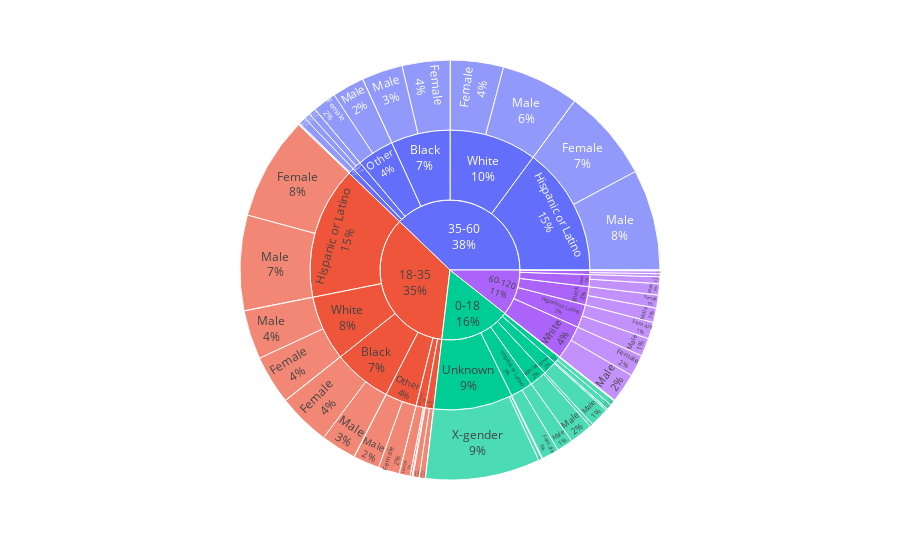

Here is the notebook cell this chart was saved with:
### Code cell
import plotly.express as px

# Tworzenie interaktywnej wizualizacji w stylu kostki OLAP
fig = px.sunburst(combined_df, path=['Vict Age bucket', 'Vict descent', 'Vict sex'], values='count')
fig.update_traces(textinfo='label+percent entry')
fig.show(width=1000, height=1200)  # Ustawienie szerokości na 1000 pikseli i wysokości na 1200 pikseli

### Figure 1 — Plotly figure (JSON) as saved in the notebook; plotly's stock layout.template omitted (floating-point values rounded to 4 significant figures)
{"data": [{"branchvalues": "total", "domain": {"x": [0, 1], "y": [0, 1]}, "hovertemplate": "labels=%{label}<br>count=%{value}<br>parent=%{parent}<br>id=%{id}<extra></extra>", "ids": ["0-18/Asian/Female", "18-35/Asian/Female", "35-60/Asian/Female", "60-120/Asian/Female", "0-18/Black/Female", "18-35/Black/Female", "35-60/Black/Female", "60-120/Black/Female", "0-18/Hispanic or Latino/Female", "18-35/Hispanic or Latino/Female", "35-60/Hispanic or Latino/Female", "60-120/Hispanic or Latino/Female", "0-18/Other/Female", "18-35/Other/Female", "35-60/Other/Female", "60-120/Other/Female", "0-18/Unknown/Female", "18-35/Unknown/Female", "35-60/Unknown/Female", "60-120/Unknown/Female", "0-18/White/Female", "18-35/White/Female", "35-60/White/Female", "60-120/White/Female", "0-18/Asian/Male", "18-35/Asian/Male", "35-60/Asian/Male", "60-120/Asian/Male", "0-18/Black/Male", "18-35/Black/Male", "35-60/Black/Male", "60-120/Black/Male", "0-18/Hispanic or Latino/Male", "18-35/Hispanic or Latino/Male", "35-60/Hispanic or Latino/Male", "60-120/Hispanic or Latino/Male", "0-18/Other/Male", "18-35/Other/Male", "35-60/Other/Male", "60-120/Other/Male", "0-18/Unknown/Male", "18-35/Unknown/Male", "35-60/Unknown/Male", "60-120/Unknown/Male", "0-18/White/Male", "18-35/White/Male", "35-60/White/Male", "60-120/White/Male", "18-35/Asian/X-gender", "18-35/Black/X-gender", "35-60/Black/X-gender", "18-35/Hispanic or Latino/X-gender", "35-60/Hispanic or Latino/X-gender", "18-35/Other/X-gender", "35-60/Other/X-gender", "0-18/Unknown/X-gender", "18-35/Unknown/X-gender", "35-60/Unknown/X-gender", "60-120/Unknown/X-gender", "18-35/White/X-gender", "35-60/White/X-gender", "0-18/Asian", "18-35/Asian", "35-60/Asian", "60-120/Asian", "0-18/Black", "18-35/Black", "35-60/Black", "60-120/Black", "0-18/Hispanic or Latino", "18-35/Hispanic or Latino", "35-60/Hispanic or Latino", "60-120/Hispanic or Latino", "0-18/Other", "18-35/Other", "35-60/Other", "60-120/Other", "0-18/Unknown", "18-35/Unknown", "35-60/Unknown", "60-120/Unknown", "0-18/White", "18-35/White", "35-60/White", "60-120/White", "0-18", "18-35", "35-60", "60-120"], "labels": ["Female", "Female", "Female", "Female", "Female", "Female", "Female", "Female", "Female", "Female", "Female", "Female", "Female", "Female", "Female", "Female", "Female", "Female", "Female", "Female", "Female", "Female", "Female", "Female", "Male", "Male", "Male", "Male", "Male", "Male", "Male", "Male", "Male", "Male", "Male", "Male", "Male", "Male", "Male", "Male", "Male", "Male", "Male", "Male", "Male", "Male", "Male", "Male", "X-gender", "X-gender", "X-gender", "X-gender", "X-gender", "X-gender", "X-gender", "X-gender", "X-gender", "X-gender", "X-gender", "X-gender", "X-gender", "Asian", "Asian", "Asian", "Asian", "Black", "Black", "Black", "Black", "Hispanic or Latino", "Hispanic or Latino", "Hispanic or Latino", "Hispanic or Latino", "Other", "Other", "Other", "Other", "Unknown", "Unknown", "Unknown", "Unknown", "White", "White", "White", "White", "0-18", "18-35", "35-60", "60-120"], "name": "", "parents": ["0-18/Asian", "18-35/Asian", "35-60/Asian", "60-120/Asian", "0-18/Black", "18-35/Black", "35-60/Black", "60-120/Black", "0-18/Hispanic or Latino", "18-35/Hispanic or Latino", "35-60/Hispanic or Latino", "60-120/Hispanic or Latino", "0-18/Other", "18-35/Other", "35-60/Other", "60-120/Other", "0-18/Unknown", "18-35/Unknown", "35-60/Unknown", "60-120/Unknown", "0-18/White", "18-35/White", "35-60/White", "60-120/White", "0-18/Asian", "18-35/Asian", "35-60/Asian", "60-120/Asian", "0-18/Black", "18-35/Black", "35-60/Black", "60-120/Black", "0-18/Hispanic or Latino", "18-35/Hispanic or Latino", "35-60/Hispanic or Latino", "60-120/Hispanic or Latino", "0-18/Other", "18-35/Other", "35-60/Other", "60-120/Other", "0-18/Unknown", "18-35/Unknown", "35-60/Unknown", "60-120/Unknown", "0-18/White", "18-35/White", "35-60/White", "60-120/White", "18-35/Asian", "18-35/Black", "35-60/Black", "18-35/Hispanic or Latino", "35-60/Hispanic or Latino", "18-35/Other", "35-60/Other", "0-18/Unknown", "18-35/Unknown", "35-60/Unknown", "60-120/Unknown", "18-35/White", "35-60/White", "0-18", "18-35", "35-60", "60-120", "0-18", "18-35", "35-60", "60-120", "0-18", "18-35", "35-60", "60-120", "0-18", "18-35", "35-60", "60-120", "0-18", "18-35", "35-60", "60-120", "0-18", "18-35", "35-60", "60-120", "", "", "", ""], "textinfo": "label+percent entry", "type": "sunburst", "values": [17, 310, 312, 147, 270, 2642, 2409, 657, 870, 5199, 4650, 845, 80, 1063, 1187, 345, 40, 40, 34, 10, 148, 2452, 2667, 1098, 34, 316, 360, 150, 248, 1782, 2062, 720, 819, 4790, 5079, 904, 974, 1319, 1615, 565, 169, 99, 358, 18, 1168, 2467, 3922, 1484, 2, 11, 3, 7, 5, 2, 1, 5764, 553, 51, 12, 11, 6, 51, 628, 672, 297, 518, 4435, 4474, 1377, 1689, 9996, 9734, 1749, 1054, 2384, 2803, 910, 5973, 692, 443, 40, 1316, 4930, 6595, 2582, 10601, 23065, 24721, 6955]}], "layout": {"legend": {"tracegroupgap": 0}, "margin": {"t": 60}}}
